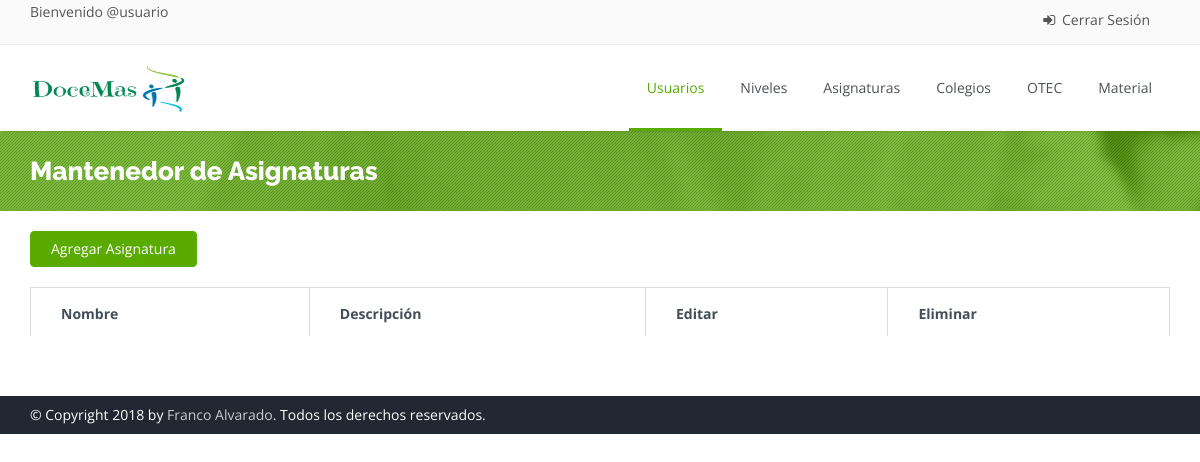
Before: /asig with the older database file.
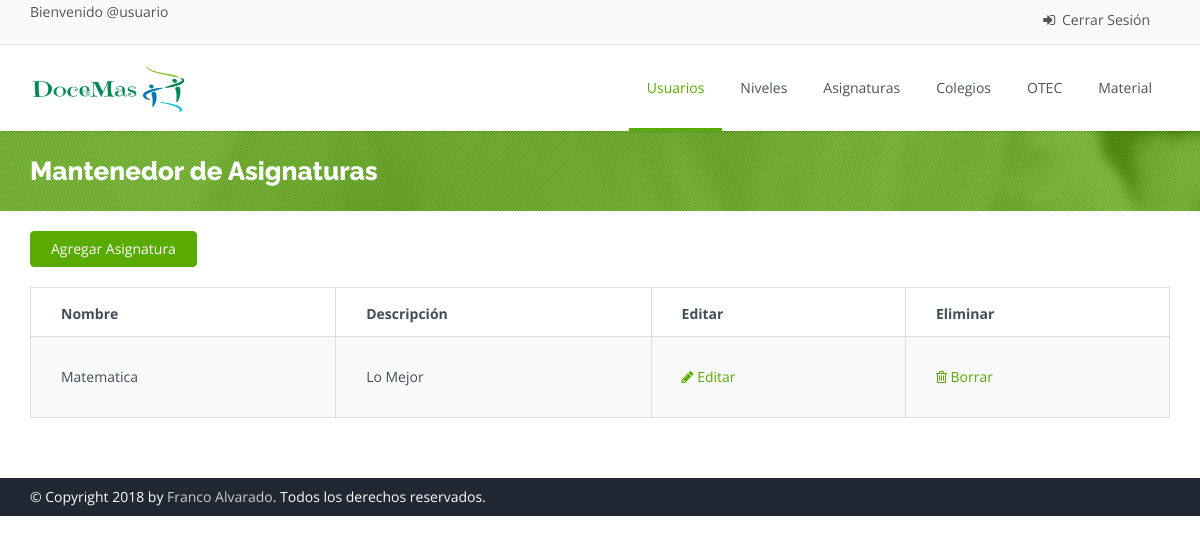
After: the same page with the newer database file.
### polls/models.py (models this page shows, shortened)
class Asignatura(models.Model):
    nombre = models.CharField(max_length=50)
    descripcion = models.CharField(max_length=100)

### polls/views.py (the view)
# urls.py: path('asig',views.asig, name = "asig"),
def asig(request):
    return render(request,'mant_asignatura.html', {'asignaturas':Asignatura.objects.all()} )

### polls/templates/mant_asignatura.html (shortened to what the changed rows need)
<!DOCTYPE html>
<html>
    <head>
        {% load static %}
        <link rel="stylesheet" href="{% static "css/bootstrap.css" %}">
        <link rel="stylesheet" href="{% static "css/bootstrap-theme.css" %}">
        <link rel="stylesheet" href="{% static "css/fonts/font-awesome/css/font-awesome.css" %}">
        <link rel="stylesheet" href="{% static "css/animations.css" %}" media="screen">
        <link rel="stylesheet" href="{% static "css/superfish.css" %}" media="screen">
        <link rel="stylesheet" href="{% static "css/revolution-slider/css/settings.css" %}" media="screen">
        <link rel="stylesheet" href="{% static "css/revolution-slider/css/extralayers.css" %}" media="screen">
        <link rel="stylesheet" href="{% static "css/prettyPhoto.css" %}" media="screen">
        <link rel="stylesheet" href="{% static "css/style.css" %}">
        <link rel="stylesheet" href="{% static "css/colors/green.css" %}" class="colors">
        <link rel="stylesheet" href="{% static "css/theme-responsive.css" %}">
        <link rel="stylesheet" href="{% static "css/sweetalert2.min.css" %}" type="text/css">
    </head>
    <body class="home">
        <div class="wrap">
            <header id="header">
                <div class="main-header">
                    <div class="container">
                        <div class="logo pull-left">
                            <h1>
                                <a href="/adm">
                                <img class="" src="{% static "img/carrusel/logodocemas.png" %}" alt="DoceMas" width="160" height="60">
                                </a>
                            </h1>
                        </div>
                    </div>
                </div>
            </header>
            <section id="main">
                <div class="breadcrumb-wrapper">
                    <div class="pattern-overlay">
                        <div class="container">
                            <div class="row">
                                <div class="col-lg-6 col-md-6 col-xs-12 col-sm-6">
                                    <h2 class="title">Mantenedor de Asignaturas</h2>
                                </div>
                            </div>
                        </div>
                    </div>
                </div>
                <div class="content margin-bottom60">
                    <div class="container">
                        <div class="row">
                            <div class="col-sm-12 col-md-12">
                                <div class="table-box">
                                    <table class="shopping-cart-table responsive-table table table-bordered table-striped" id="shopping-cart-table">
                                        <thead>
                                            <tr>
                                                <th>Nombre</th>
                                                <th>Descripción</th>
                                                <th>Editar</th>
                                                <th>Eliminar</th>
                                            </tr>
                                        </thead>
                                        <tbody>
                                            {% for elemento in asignaturas %}
                                                <tr id="datos">
                                                    <td>{{elemento.nombre}}</td>
                                                    <td>{{elemento.descripcion}}</td>
                                                    <td>
                                                        <a href="#" data-toggle="modal" data-target="#edit_asig"><i class="fa fa-pencil"></i> Editar</a>
                                                    </td>
                                                    <td>
                                                        <a href="#"><i class="fa fa-trash-o"></i> Borrar</a>
                                                    </td>
                                                </tr>
                                            {% endfor %}
                                        </tbody>
                                    </table>
                                </div>
                            </div>
                        </div>
                    </div>
                </div>
            </section>
    </body>
</html>

Changed rows visible on the page:
added Asignatura: nombre "Matematica", descripcion "Lo Mejor"
